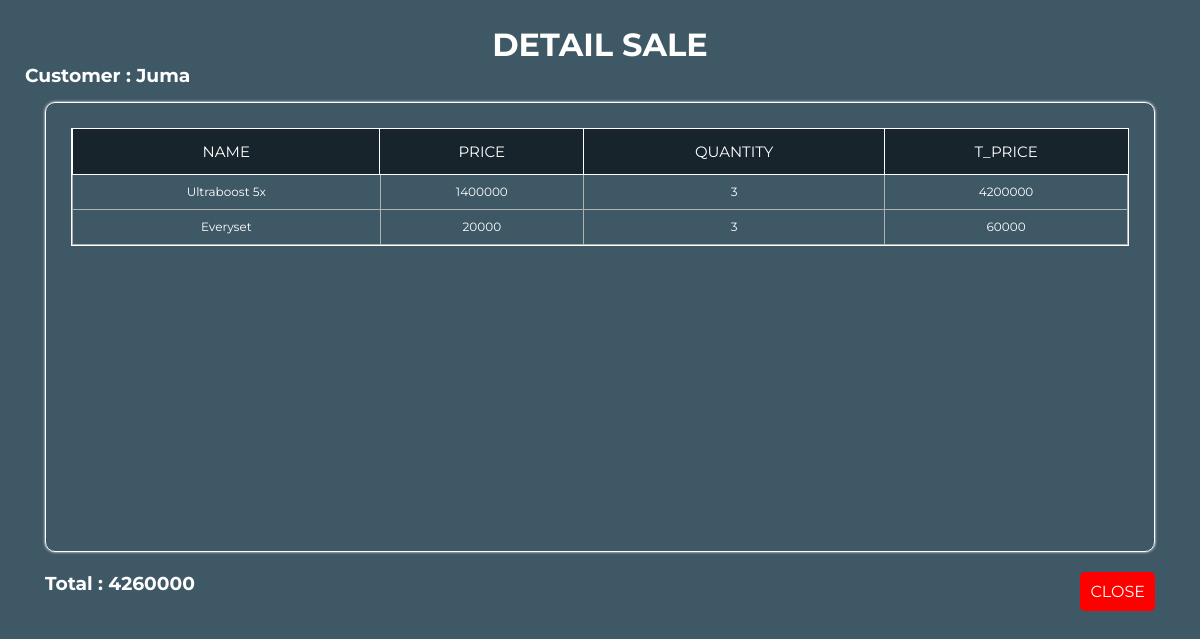
Page /view/viewDetailSale.php?id=12 (signed in) on the committed database.
### tables this page shows
CREATE TABLE `sale` (
  `id` int(11) NOT NULL,
  `tgl_sale` date NOT NULL,
  `customer_name` varchar(100) NOT NULL
);

CREATE TABLE `detail_sale` (
  `id` int(11) NOT NULL,
  `sale_id` int(11) NOT NULL,
  `item_id` int(100) NOT NULL,
  `quantity` int(11) NOT NULL,
  `price` bigint(20) NOT NULL,
  `total_price` bigint(20) NOT NULL
);

CREATE TABLE `item` (
  `id` int(100) NOT NULL,
  `name` varchar(100) NOT NULL,
  `price` bigint(20) NOT NULL,
  `stock` int(11) NOT NULL,
  `category` varchar(100) NOT NULL
);

### view/viewDetailSale.php (the view, shortened to what this page needs)
<?php
$sale_id = $_GET['id'];
$query = "SELECT
        sale.customer_name AS customer_name,
        detail_sale.item_id,
        item.name AS item_name,
        detail_sale.price,
        detail_sale.quantity,
        detail_sale.total_price
    FROM
        detail_sale
    INNER JOIN
        sale ON detail_sale.sale_id = sale.id
    INNER JOIN
        item ON detail_sale.item_id = item.id
    WHERE
        sale.id = ?
";
$connection = getConnection();
$statement = $connection->prepare($query);
$statement->execute([$sale_id]);
$result = $statement->fetchAll();
?>
<!DOCTYPE html>
<html lang="en">
<head>
    <link rel="stylesheet" href="../assets/style/styleDetailSale.css">
</head>
<body>
<div class="container">
    <div class="header">
        <h1>DETAIL SALE</h1>
    </div>
    <div class="name-user">
        <h3>Customer : <?=$result[0]['customer_name']?></h3>
    </div>
    <div class="outer-wrapper">
        <div class="table-wrapper">
            <table>
                <tr>
                    <th>NAME</th>
                    <th>PRICE</th>
                    <th>QUANTITY</th>
                    <th>T_PRICE</th>
                </tr>
                <?php
                $total = 0;
                foreach ($result as $row) { ?>
                    <tr>
                        <td><?= $row['item_name'] ?></td>
                        <td><?= $row['price'] ?></td>
                        <td><?= $row['quantity'] ?></td>
                        <td><?= $row['total_price'] ?></td>
                    </tr>
                    <?php $total+= $row['total_price'];
                } ?>
            </table>
        </div>
    </div>
    <div class="total">
        <h3>Total : <?= $total ?></h3>
        <a href="viewSale.php" class="btn-close">CLOSE</a>
    </div>
</div>
</body>
</html>

### assets/style/styleDetailSale.css (style rules this page uses)
* { margin: 0; padding: 0; outline: none; border: none; text-decoration: none; box-sizing: border-box; font-family: 'Montserrat', Arial, sans-serif; }
html, body { height: 100%; background-color: #3F5865; margin: 0;color: white; }
.container { display: flex; flex-direction: column; height: 100%; padding: 25px; }
.header { text-align: center; }
.name-user { margin-bottom: 5px; }
.outer-wrapper { margin: 10px 20px; border: 1px solid white; border-radius: 10px; box-shadow: 0 0 3px white; max-width: 100%; height: 450px; }
.table-wrapper { max-height: 400px; margin: 25px; overflow-y: auto; border: 1px solid white; }
table { width: 100%; border-collapse: collapse; }
table th { position: sticky; top: 0; background-color: #17242C; color: white; text-align: center; font-weight: normal; font-size: 15px; outline: 1px solid white; height: 45px; }
table td { text-align: center; font-size: 12px; border: 1px solid rgb(177, 177, 177); color: white; height: 35px; }
.total { display: flex; justify-content: space-between; margin: 10px 20px; }
.btn-close { padding: 10px; text-decoration: none; color: white; cursor: pointer; background-color: red; border-radius: 5px; }

### rows in the picture
sale: customer_name "Juma"
detail_sale: item.name "Ultraboost 5x", price "1400000", quantity "3", total_price "4200000"
detail_sale: item.name "Everyset", price "20000", quantity "3", total_price "60000"

### other values in the picture
$total "4260000"
